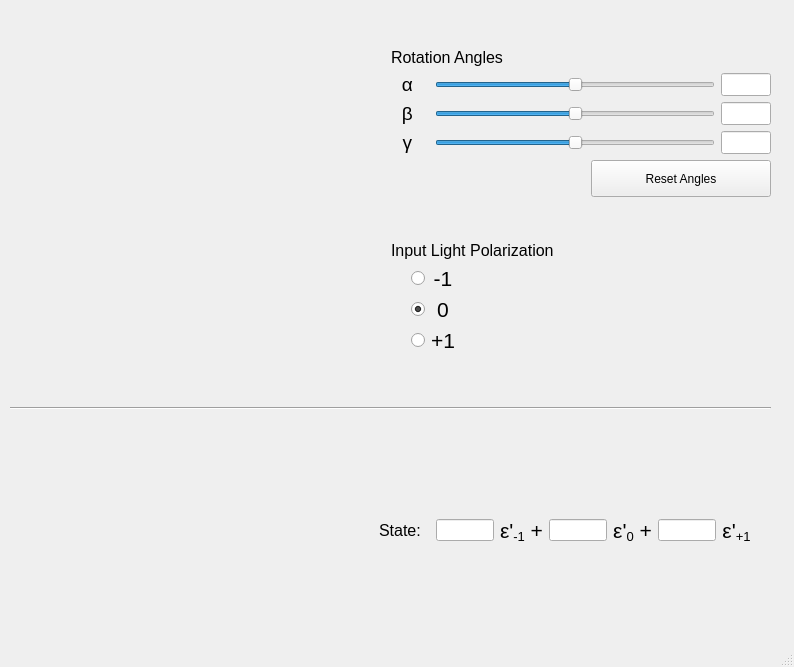
<?xml version="1.0" encoding="UTF-8"?>
<ui version="4.0">
 <class>MainWindow</class>
 <widget class="QMainWindow" name="MainWindow">
  <property name="geometry">
   <rect>
    <x>0</x>
    <y>0</y>
    <width>794</width>
    <height>667</height>
   </rect>
  </property>
  <property name="windowTitle">
   <string>MainWindow</string>
  </property>
  <widget class="QWidget" name="centralwidget">
   <widget class="QWidget" name="gridLayoutWidget">
    <property name="geometry">
     <rect>
      <x>10</x>
      <y>10</y>
      <width>761</width>
      <height>381</height>
     </rect>
    </property>
    <layout class="QGridLayout" name="gridLayout">
     <item row="1" column="0">
      <spacer name="horizontalSpacer">
       <property name="orientation">
        <enum>Qt::Horizontal</enum>
       </property>
       <property name="sizeHint" stdset="0">
        <size>
         <width>40</width>
         <height>20</height>
        </size>
       </property>
      </spacer>
     </item>
     <item row="1" column="1">
      <layout class="QVBoxLayout" name="verticalLayout">
       <item>
        <spacer name="verticalSpacer_5">
         <property name="orientation">
          <enum>Qt::Vertical</enum>
         </property>
         <property name="sizeHint" stdset="0">
          <size>
           <width>20</width>
           <height>40</height>
          </size>
         </property>
        </spacer>
       </item>
       <item>
        <widget class="QLabel" name="RotLabel">
         <property name="font">
          <font>
           <pointsize>12</pointsize>
          </font>
         </property>
         <property name="text">
          <string>Rotation Angles</string>
         </property>
        </widget>
       </item>
       <item>
        <layout class="QGridLayout" name="EulerAngles">
         <item row="1" column="0">
          <widget class="QLabel" name="beta_label">
           <property name="toolTip">
            <string>&quot;Pitch&quot;</string>
           </property>
           <property name="text">
            <string>&lt;html&gt;&lt;head/&gt;&lt;body&gt;&lt;p align=&quot;center&quot;&gt;&lt;span style=&quot; font-size:14pt;&quot;&gt;&amp;nbsp; &amp;beta; &amp;nbsp; &lt;/span&gt;&lt;/p&gt;&lt;/body&gt;&lt;/html&gt;</string>
           </property>
          </widget>
         </item>
         <item row="0" column="1">
          <widget class="QSlider" name="alphaSlider">
           <property name="minimum">
            <number>-180</number>
           </property>
           <property name="maximum">
            <number>180</number>
           </property>
           <property name="sliderPosition">
            <number>0</number>
           </property>
           <property name="orientation">
            <enum>Qt::Horizontal</enum>
           </property>
          </widget>
         </item>
         <item row="0" column="2">
          <widget class="QLineEdit" name="alpha_LineEdit">
           <property name="sizePolicy">
            <sizepolicy hsizetype="Fixed" vsizetype="Fixed">
             <horstretch>0</horstretch>
             <verstretch>0</verstretch>
            </sizepolicy>
           </property>
           <property name="maximumSize">
            <size>
             <width>50</width>
             <height>16777215</height>
            </size>
           </property>
           <property name="font">
            <font>
             <pointsize>10</pointsize>
            </font>
           </property>
           <property name="layoutDirection">
            <enum>Qt::LeftToRight</enum>
           </property>
           <property name="alignment">
            <set>Qt::AlignCenter</set>
           </property>
           <property name="readOnly">
            <bool>false</bool>
           </property>
          </widget>
         </item>
         <item row="2" column="2">
          <widget class="QLineEdit" name="gamma_LineEdit">
           <property name="sizePolicy">
            <sizepolicy hsizetype="Fixed" vsizetype="Fixed">
             <horstretch>0</horstretch>
             <verstretch>0</verstretch>
            </sizepolicy>
           </property>
           <property name="maximumSize">
            <size>
             <width>50</width>
             <height>16777215</height>
            </size>
           </property>
           <property name="font">
            <font>
             <pointsize>10</pointsize>
            </font>
           </property>
           <property name="layoutDirection">
            <enum>Qt::LeftToRight</enum>
           </property>
           <property name="alignment">
            <set>Qt::AlignCenter</set>
           </property>
           <property name="readOnly">
            <bool>false</bool>
           </property>
          </widget>
         </item>
         <item row="2" column="0">
          <widget class="QLabel" name="gamma_label">
           <property name="toolTip">
            <string>&quot;Roll&quot;</string>
           </property>
           <property name="text">
            <string>&lt;html&gt;&lt;head/&gt;&lt;body&gt;&lt;p align=&quot;center&quot;&gt;&lt;span style=&quot; font-size:14pt;&quot;&gt;&amp;nbsp; γ &amp;nbsp; &lt;/span&gt;&lt;/p&gt;&lt;/body&gt;&lt;/html&gt;</string>
           </property>
          </widget>
         </item>
         <item row="0" column="0">
          <widget class="QLabel" name="alpha_label">
           <property name="toolTip">
            <string>&quot;Yaw&quot;</string>
           </property>
           <property name="text">
            <string>&lt;html&gt;&lt;head/&gt;&lt;body&gt;&lt;p align=&quot;center&quot;&gt;&lt;span style=&quot; font-size:14pt;&quot;&gt;&amp;nbsp; &amp;alpha; &amp;nbsp; &lt;/span&gt;&lt;/p&gt;&lt;/body&gt;&lt;/html&gt;</string>
           </property>
          </widget>
         </item>
         <item row="2" column="1">
          <widget class="QSlider" name="gammaSlider">
           <property name="minimum">
            <number>-180</number>
           </property>
           <property name="maximum">
            <number>180</number>
           </property>
           <property name="orientation">
            <enum>Qt::Horizontal</enum>
           </property>
          </widget>
         </item>
         <item row="1" column="2">
          <widget class="QLineEdit" name="beta_LineEdit">
           <property name="sizePolicy">
            <sizepolicy hsizetype="Fixed" vsizetype="Fixed">
             <horstretch>0</horstretch>
             <verstretch>0</verstretch>
            </sizepolicy>
           </property>
           <property name="maximumSize">
            <size>
             <width>50</width>
             <height>16777215</height>
            </size>
           </property>
           <property name="font">
            <font>
             <pointsize>10</pointsize>
            </font>
           </property>
           <property name="layoutDirection">
            <enum>Qt::LeftToRight</enum>
           </property>
           <property name="alignment">
            <set>Qt::AlignCenter</set>
           </property>
           <property name="readOnly">
            <bool>false</bool>
           </property>
          </widget>
         </item>
         <item row="1" column="1">
          <widget class="QSlider" name="betaSlider">
           <property name="minimum">
            <number>-180</number>
           </property>
           <property name="maximum">
            <number>180</number>
           </property>
           <property name="orientation">
            <enum>Qt::Horizontal</enum>
           </property>
          </widget>
         </item>
        </layout>
       </item>
       <item>
        <layout class="QHBoxLayout" name="horizontalLayout_2">
         <item>
          <spacer name="verticalSpacer">
           <property name="orientation">
            <enum>Qt::Vertical</enum>
           </property>
           <property name="sizeType">
            <enum>QSizePolicy::Maximum</enum>
           </property>
           <property name="sizeHint" stdset="0">
            <size>
             <width>20</width>
             <height>40</height>
            </size>
           </property>
          </spacer>
         </item>
         <item>
          <spacer name="horizontalSpacer_4">
           <property name="orientation">
            <enum>Qt::Horizontal</enum>
           </property>
           <property name="sizeHint" stdset="0">
            <size>
             <width>40</width>
             <height>20</height>
            </size>
           </property>
          </spacer>
         </item>
         <item>
          <widget class="QPushButton" name="resetButton">
           <property name="sizePolicy">
            <sizepolicy hsizetype="Expanding" vsizetype="Minimum">
             <horstretch>0</horstretch>
             <verstretch>0</verstretch>
            </sizepolicy>
           </property>
           <property name="text">
            <string>Reset Angles</string>
           </property>
          </widget>
         </item>
        </layout>
       </item>
       <item>
        <spacer name="verticalSpacer_2">
         <property name="orientation">
          <enum>Qt::Vertical</enum>
         </property>
         <property name="sizeHint" stdset="0">
          <size>
           <width>20</width>
           <height>40</height>
          </size>
         </property>
        </spacer>
       </item>
       <item>
        <widget class="QLabel" name="PolLabel">
         <property name="font">
          <font>
           <pointsize>12</pointsize>
          </font>
         </property>
         <property name="text">
          <string>Input Light Polarization</string>
         </property>
        </widget>
       </item>
       <item>
        <layout class="QGridLayout" name="LightState">
         <item row="1" column="0">
          <spacer name="horizontalSpacer_3">
           <property name="orientation">
            <enum>Qt::Horizontal</enum>
           </property>
           <property name="sizeType">
            <enum>QSizePolicy::Fixed</enum>
           </property>
           <property name="sizeHint" stdset="0">
            <size>
             <width>20</width>
             <height>20</height>
            </size>
           </property>
          </spacer>
         </item>
         <item row="1" column="5">
          <spacer name="horizontalSpacer_2">
           <property name="orientation">
            <enum>Qt::Horizontal</enum>
           </property>
           <property name="sizeHint" stdset="0">
            <size>
             <width>40</width>
             <height>20</height>
            </size>
           </property>
          </spacer>
         </item>
         <item row="1" column="1">
          <widget class="QRadioButton" name="linearRadioButton">
           <property name="toolTipDuration">
            <number>-1</number>
           </property>
           <property name="layoutDirection">
            <enum>Qt::LeftToRight</enum>
           </property>
           <property name="text">
            <string/>
           </property>
           <property name="checked">
            <bool>true</bool>
           </property>
           <attribute name="buttonGroup">
            <string notr="true">polnButtonGroup</string>
           </attribute>
          </widget>
         </item>
         <item row="2" column="1">
          <widget class="QRadioButton" name="leftRadioButton">
           <property name="layoutDirection">
            <enum>Qt::LeftToRight</enum>
           </property>
           <property name="text">
            <string/>
           </property>
           <attribute name="buttonGroup">
            <string notr="true">polnButtonGroup</string>
           </attribute>
          </widget>
         </item>
         <item row="0" column="1">
          <widget class="QRadioButton" name="rightRadioButton">
           <property name="layoutDirection">
            <enum>Qt::LeftToRight</enum>
           </property>
           <property name="text">
            <string/>
           </property>
           <attribute name="buttonGroup">
            <string notr="true">polnButtonGroup</string>
           </attribute>
          </widget>
         </item>
         <item row="1" column="4">
          <widget class="QLabel" name="linearLabel">
           <property name="text">
            <string>&lt;html&gt;&lt;head/&gt;&lt;body&gt;&lt;p align=&quot;center&quot;&gt;&lt;span style=&quot; font-size:16pt;&quot;&gt;0&lt;/span&gt;&lt;/p&gt;&lt;/body&gt;&lt;/html&gt;</string>
           </property>
          </widget>
         </item>
         <item row="2" column="4">
          <widget class="QLabel" name="leftLabel">
           <property name="text">
            <string>&lt;html&gt;&lt;head/&gt;&lt;body&gt;&lt;p align=&quot;center&quot;&gt;&lt;span style=&quot; font-size:16pt;&quot;&gt;+1&lt;/span&gt;&lt;/p&gt;&lt;/body&gt;&lt;/html&gt;</string>
           </property>
          </widget>
         </item>
         <item row="0" column="4">
          <widget class="QLabel" name="rightLabel">
           <property name="text">
            <string>&lt;html&gt;&lt;head/&gt;&lt;body&gt;&lt;p align=&quot;center&quot;&gt;&lt;span style=&quot; font-size:16pt;&quot;&gt;-1&lt;/span&gt;&lt;/p&gt;&lt;/body&gt;&lt;/html&gt;</string>
           </property>
          </widget>
         </item>
        </layout>
       </item>
       <item>
        <spacer name="verticalSpacer_6">
         <property name="orientation">
          <enum>Qt::Vertical</enum>
         </property>
         <property name="sizeHint" stdset="0">
          <size>
           <width>20</width>
           <height>40</height>
          </size>
         </property>
        </spacer>
       </item>
      </layout>
     </item>
    </layout>
   </widget>
   <widget class="QFrame" name="frame">
    <property name="geometry">
     <rect>
      <x>390</x>
      <y>660</y>
      <width>501</width>
      <height>51</height>
     </rect>
    </property>
    <property name="frameShape">
     <enum>QFrame::StyledPanel</enum>
    </property>
    <property name="frameShadow">
     <enum>QFrame::Raised</enum>
    </property>
    <property name="lineWidth">
     <number>5</number>
    </property>
   </widget>
   <widget class="QWidget" name="horizontalLayoutWidget">
    <property name="geometry">
     <rect>
      <x>10</x>
      <y>420</y>
      <width>761</width>
      <height>221</height>
     </rect>
    </property>
    <layout class="QHBoxLayout" name="horizontalLayout">
     <item>
      <spacer name="horizontalSpacer_5">
       <property name="orientation">
        <enum>Qt::Horizontal</enum>
       </property>
       <property name="sizeType">
        <enum>QSizePolicy::Maximum</enum>
       </property>
       <property name="sizeHint" stdset="0">
        <size>
         <width>40</width>
         <height>20</height>
        </size>
       </property>
      </spacer>
     </item>
     <item>
      <layout class="QGridLayout" name="gridLayout_5">
       <item row="0" column="0">
        <spacer name="horizontalSpacer_7">
         <property name="orientation">
          <enum>Qt::Horizontal</enum>
         </property>
         <property name="sizeType">
          <enum>QSizePolicy::Maximum</enum>
         </property>
         <property name="sizeHint" stdset="0">
          <size>
           <width>500</width>
           <height>20</height>
          </size>
         </property>
        </spacer>
       </item>
      </layout>
     </item>
     <item>
      <spacer name="horizontalSpacer_6">
       <property name="orientation">
        <enum>Qt::Horizontal</enum>
       </property>
       <property name="sizeHint" stdset="0">
        <size>
         <width>40</width>
         <height>20</height>
        </size>
       </property>
      </spacer>
     </item>
     <item>
      <layout class="QVBoxLayout" name="verticalLayout_2">
       <item>
        <spacer name="verticalSpacer_4">
         <property name="orientation">
          <enum>Qt::Vertical</enum>
         </property>
         <property name="sizeHint" stdset="0">
          <size>
           <width>20</width>
           <height>40</height>
          </size>
         </property>
        </spacer>
       </item>
       <item>
        <layout class="QHBoxLayout" name="horizontalLayout_3">
         <property name="leftMargin">
          <number>20</number>
         </property>
         <property name="topMargin">
          <number>10</number>
         </property>
         <property name="rightMargin">
          <number>20</number>
         </property>
         <property name="bottomMargin">
          <number>10</number>
         </property>
         <item>
          <widget class="QLabel" name="label_4">
           <property name="font">
            <font>
             <pointsize>12</pointsize>
            </font>
           </property>
           <property name="text">
            <string>State:  </string>
           </property>
          </widget>
         </item>
         <item>
          <widget class="QLineEdit" name="negativeLineEdit"/>
         </item>
         <item>
          <widget class="QLabel" name="label">
           <property name="text">
            <string>&lt;html&gt;&lt;head/&gt;&lt;body&gt;&lt;p align=&quot;center&quot;&gt;&lt;span style=&quot; font-size:16pt;&quot;&gt;ε'&lt;/span&gt;&lt;span style=&quot; font-size:16pt; vertical-align:sub;&quot;&gt;-1&lt;/span&gt;&lt;span style=&quot; font-size:16pt;&quot;&gt; +&lt;/span&gt;&lt;/p&gt;&lt;/body&gt;&lt;/html&gt;</string>
           </property>
          </widget>
         </item>
         <item>
          <widget class="QLineEdit" name="zeroLineEdit"/>
         </item>
         <item>
          <widget class="QLabel" name="label_2">
           <property name="text">
            <string>&lt;html&gt;&lt;head/&gt;&lt;body&gt;&lt;p align=&quot;center&quot;&gt;&lt;span style=&quot; font-size:16pt;&quot;&gt;ε'&lt;/span&gt;&lt;span style=&quot; font-size:16pt; vertical-align:sub;&quot;&gt;0&lt;/span&gt;&lt;span style=&quot; font-size:16pt;&quot;&gt; +&lt;/span&gt;&lt;/p&gt;&lt;/body&gt;&lt;/html&gt;</string>
           </property>
          </widget>
         </item>
         <item>
          <widget class="QLineEdit" name="positiveLineEdit"/>
         </item>
         <item>
          <widget class="QLabel" name="label_3">
           <property name="text">
            <string>&lt;html&gt;&lt;head/&gt;&lt;body&gt;&lt;p align=&quot;center&quot;&gt;&lt;span style=&quot; font-size:16pt;&quot;&gt;ε'&lt;/span&gt;&lt;span style=&quot; font-size:16pt; vertical-align:sub;&quot;&gt;+1&lt;/span&gt;&lt;/p&gt;&lt;/body&gt;&lt;/html&gt;</string>
           </property>
          </widget>
         </item>
        </layout>
       </item>
       <item>
        <spacer name="verticalSpacer_3">
         <property name="orientation">
          <enum>Qt::Vertical</enum>
         </property>
         <property name="sizeHint" stdset="0">
          <size>
           <width>20</width>
           <height>40</height>
          </size>
         </property>
        </spacer>
       </item>
      </layout>
     </item>
    </layout>
   </widget>
   <widget class="Line" name="line">
    <property name="geometry">
     <rect>
      <x>10</x>
      <y>400</y>
      <width>761</width>
      <height>16</height>
     </rect>
    </property>
    <property name="orientation">
     <enum>Qt::Horizontal</enum>
    </property>
   </widget>
  </widget>
  <widget class="QMenuBar" name="menubar">
   <property name="geometry">
    <rect>
     <x>0</x>
     <y>0</y>
     <width>794</width>
     <height>26</height>
    </rect>
   </property>
  </widget>
  <widget class="QStatusBar" name="statusbar"/>
 </widget>
 <resources/>
 <connections/>
 <buttongroups>
  <buttongroup name="polnButtonGroup"/>
 </buttongroups>
</ui>
